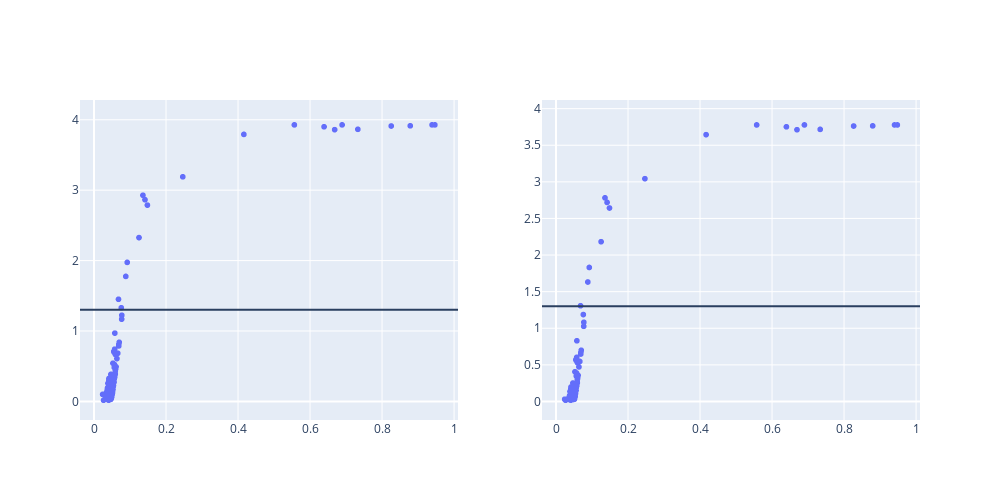

Notebook source saved alongside this figure:
### Code cell
fig = make_subplots(rows=1, cols=2)

# Add the individual figures to the subplot
fig.add_trace(p_curve.data[0], row=1, col=1)
fig.add_trace(q_curve.data[0], row=1, col=2)

# Update the subplot layout
fig.update_layout(height=500, width=1000)

# Display the subplot
fig.add_hline(y=-np.log10(0.05)).show()

### Figure 1 — Plotly figure (JSON) as saved in the notebook; plotly's stock layout.template omitted (floating-point values rounded to 4 significant figures; data arrays with more than 128 entries replaced by an {"elided": "..."} marker saying what was removed)
{"data": [{"hovertemplate": "<b>%{hovertext}</b><br><br>average_precision=%{x}<br>nlog10pvalue=%{y}<extra></extra>", "hovertext": {"elided": "1248 str values"}, "legendgroup": "", "marker": {"color": "#636efa", "symbol": "circle"}, "mode": "markers", "name": "", "showlegend": false, "type": "scattergl", "x": {"elided": "1248 float values"}, "xaxis": "x", "y": {"elided": "1248 float values"}, "yaxis": "y"}, {"hovertemplate": "<b>%{hovertext}</b><br><br>average_precision=%{x}<br>nlog10qvalue=%{y}<extra></extra>", "hovertext": {"elided": "1248 str values"}, "legendgroup": "", "marker": {"color": "#636efa", "symbol": "circle"}, "mode": "markers", "name": "", "showlegend": false, "type": "scattergl", "x": {"elided": "1248 float values"}, "xaxis": "x2", "y": {"elided": "1248 float values"}, "yaxis": "y2"}], "layout": {"height": 500, "shapes": [{"type": "line", "x0": 0, "x1": 1, "xref": "x domain", "y0": 1.301, "y1": 1.301, "yref": "y"}, {"type": "line", "x0": 0, "x1": 1, "xref": "x2 domain", "y0": 1.301, "y1": 1.301, "yref": "y2"}], "width": 1000, "xaxis": {"anchor": "y", "domain": [0, 0.45]}, "xaxis2": {"anchor": "y2", "domain": [0.55, 1]}, "yaxis": {"anchor": "x", "domain": [0, 1]}, "yaxis2": {"anchor": "x2", "domain": [0, 1]}}}
